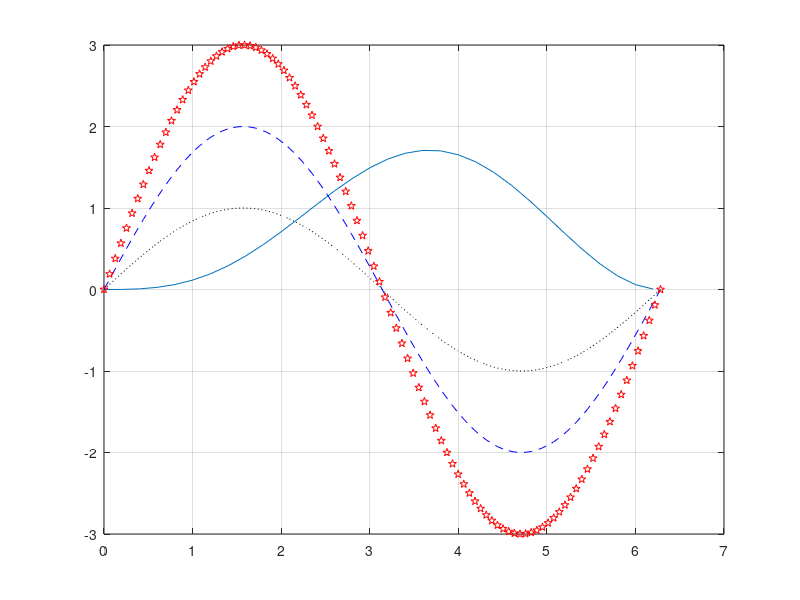

The MATLAB source for this figure:
clear;
t=0:0.1:pi;
x=2.*t;
y=t.*sin(t).*sin(t);
plot(x,y)
grid on
hold on
x=linspace(0,2*pi,100);
plot(x,sin(x),'k:',x,2*sin(x),'b--',x,3*sin(x),'rp')

